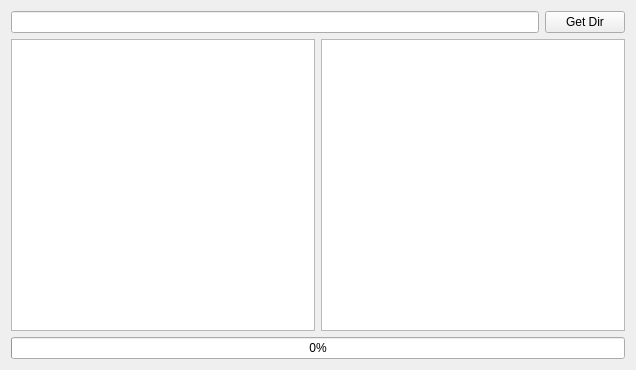
<?xml version="1.0" encoding="UTF-8"?>
<ui version="4.0">
 <class>Widget</class>
 <widget class="QWidget" name="Widget">
  <property name="geometry">
   <rect>
    <x>0</x>
    <y>0</y>
    <width>636</width>
    <height>370</height>
   </rect>
  </property>
  <property name="windowTitle">
   <string>Widget</string>
  </property>
  <layout class="QVBoxLayout" name="verticalLayout">
   <item>
    <layout class="QHBoxLayout" name="horizontalLayout">
     <item>
      <widget class="QLineEdit" name="lineEdit"/>
     </item>
     <item>
      <widget class="QPushButton" name="pushButton">
       <property name="text">
        <string>Get Dir</string>
       </property>
      </widget>
     </item>
    </layout>
   </item>
   <item>
    <layout class="QHBoxLayout" name="horizontalLayout_2">
     <item>
      <widget class="QListWidget" name="listWidget"/>
     </item>
     <item>
      <widget class="QListWidget" name="listWidget_2"/>
     </item>
    </layout>
   </item>
   <item>
    <widget class="QProgressBar" name="progressBar">
     <property name="value">
      <number>0</number>
     </property>
    </widget>
   </item>
  </layout>
 </widget>
 <resources/>
 <connections/>
</ui>
